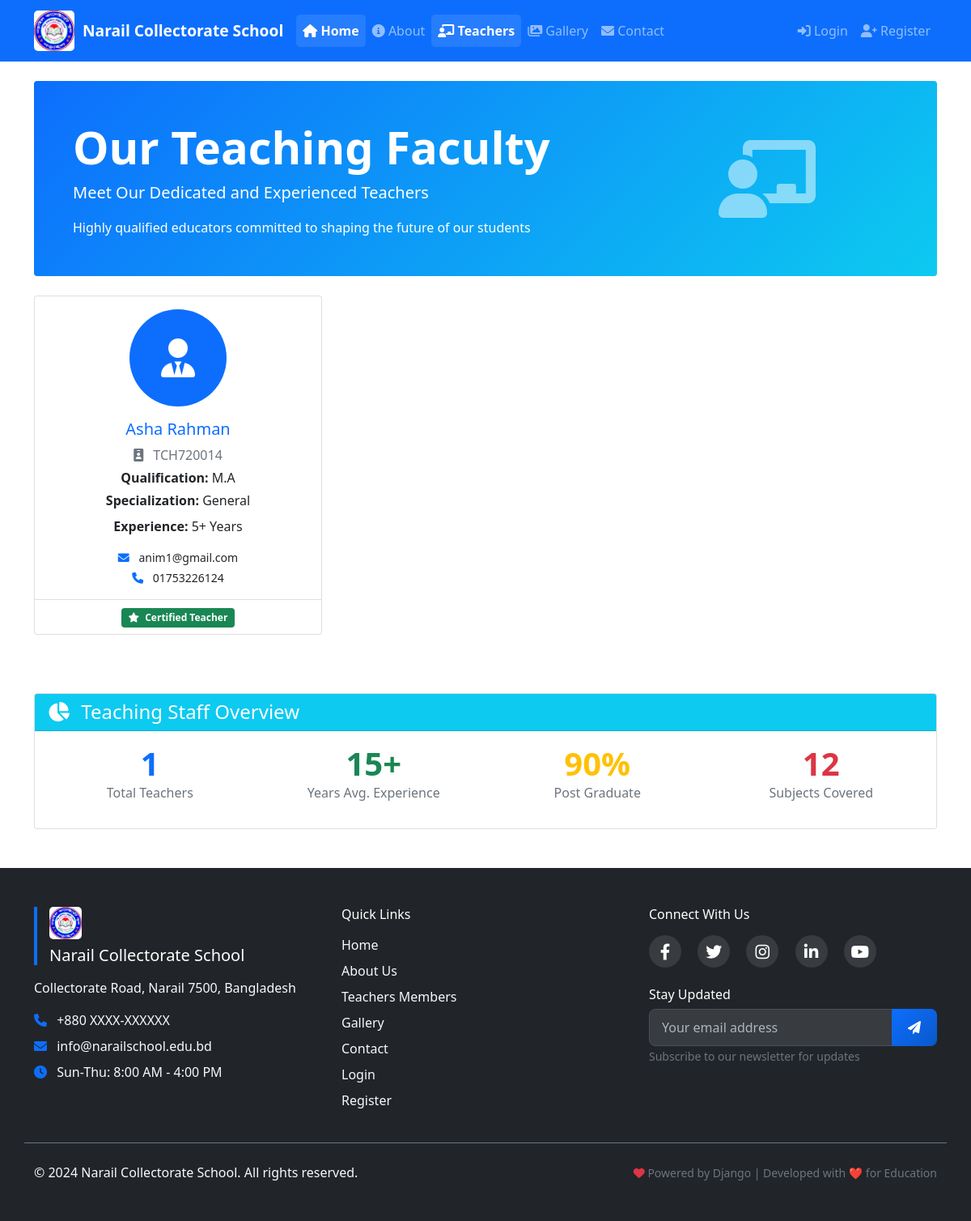
Page /school/teachers-members/ on the committed database.
### school/models.py (models this page shows, shortened)
class Teacher(models.Model):
    user = models.OneToOneField(User, on_delete=models.CASCADE)
    teacher_id = models.CharField(max_length=20, unique=True)
    date_of_birth = models.DateField(null=True, blank=True)
    gender = models.CharField(max_length=10, choices=(('Male', 'Male'), ('Female', 'Female')), default='Male')
    qualification = models.CharField(max_length=100, blank=True)
    specialization = models.CharField(max_length=100, blank=True)
    joining_date = models.DateField()  # This will store the selected joining date
    salary = models.DecimalField(max_digits=10, decimal_places=2, default=0.00)
    division = models.CharField(max_length=50, blank=True)
    district = models.CharField(max_length=50, blank=True)
    thana = models.CharField(max_length=50, blank=True)
    postal_code = models.CharField(max_length=10, blank=True)
    area_village = models.CharField(max_length=100, blank=True)
    house_details = models.CharField(max_length=200, blank=True)

### accounts/models.py (models this page shows, shortened)
class User(AbstractUser):
    USER_TYPE_CHOICES = (
        ('admin', 'Admin'),
        ('teacher', 'Teacher'),
        ('student', 'Student'),
        ('parent', 'Parent'),
    )
    user_type = models.CharField(max_length=10, choices=USER_TYPE_CHOICES, default='student')
    phone = models.CharField(max_length=15, blank=True)
    address = models.TextField(blank=True)
    profile_picture = models.ImageField(upload_to='profile_pics/', blank=True)

### school/views.py (the view)
# urls.py: path('teachers-members/', views.teachers_members, name='teachers_members'),
def teachers_members(request):
    teachers = Teacher.objects.all().select_related('user')
    context = {
        'teachers': teachers,
        'school_info': SchoolInfo.objects.first(),
    }
    return render(request, 'school/teachers_members.html', context)

### school/context_processors.py (called while the page is built)
def school_info(request):
    try:
        school = SchoolInfo.objects.first()
    except SchoolInfo.DoesNotExist:
        school = None
    return {'school_info': school}

### templates/school/teachers_members.html (shortened to what this page needs)
{% extends 'base.html' %}
{% block content %}
<div class="row mb-4">
    <div class="col-12">
        <div class="hero-section bg-primary text-white rounded p-5">
            <div class="row align-items-center">
                <div class="col-md-8">
                    <h1 class="display-4 fw-bold">Our Teaching Faculty</h1>
                    <p class="lead">Meet Our Dedicated and Experienced Teachers</p>
                    <p class="mb-0">Highly qualified educators committed to shaping the future of our students</p>
                </div>
                <div class="col-md-4 text-center">
                    <i class="fas fa-chalkboard-teacher fa-6x text-white-50"></i>
                </div>
            </div>
        </div>
    </div>
</div>
<div class="row">
    {% for teacher in teachers %}
    <div class="col-lg-4 col-md-6 mb-4">
        <div class="card teacher-card h-100">
            <div class="card-body text-center">
                <div class="teacher-photo mb-3">
                    {% if teacher.user.profile_picture %}
                        <img src="{{ teacher.user.profile_picture.url }}" alt="{{ teacher.user.get_full_name }}"
                             class="img-fluid rounded-circle" style="width: 120px; height: 120px; object-fit: cover;">
                    {% else %}
                        <div class="bg-primary text-white rounded-circle mx-auto d-flex align-items-center justify-content-center"
                             style="width: 120px; height: 120px;">
                            <i class="fas fa-user-tie fa-3x"></i>
                        </div>
                    {% endif %}
                </div>
                <h5 class="card-title text-primary">{{ teacher.user.get_full_name }}</h5>
                <p class="card-text text-muted mb-1">
                    <i class="fas fa-id-badge me-2"></i>
                    {{ teacher.teacher_id }}
                </p>
                {% if teacher.qualification %}
                <p class="card-text mb-1">
                    <strong>Qualification:</strong> {{ teacher.qualification }}
                </p>
                {% endif %}
                {% if teacher.specialization %}
                <p class="card-text mb-2">
                    <strong>Specialization:</strong> {{ teacher.specialization }}
                </p>
                {% endif %}
                <p class="card-text mb-2">
                    <strong>Experience:</strong> 5+ Years
                </p>
                <div class="teacher-contact mt-3">
                    {% if teacher.user.email %}
                    <p class="mb-1 small">
                        <i class="fas fa-envelope text-primary me-2"></i>
                        {{ teacher.user.email }}
                    </p>
                    {% endif %}
                    {% if teacher.user.phone %}
                    <p class="mb-0 small">
                        <i class="fas fa-phone text-primary me-2"></i>
                        {{ teacher.user.phone }}
                    </p>
                    {% endif %}
                </div>
            </div>
            <div class="card-footer bg-transparent text-center">
                <span class="badge bg-success">
                    <i class="fas fa-star me-1"></i>
                    Certified Teacher
                </span>
            </div>
        </div>
    </div>
    {% endfor %}
</div>
<div class="row mt-5">
    <div class="col-12">
        <div class="card">
            <div class="card-header bg-info text-white">
                <h4 class="mb-0"><i class="fas fa-chart-pie me-2"></i> Teaching Staff Overview</h4>
            </div>
            <div class="card-body">
                <div class="row text-center">
                    <div class="col-md-3 mb-3">
                        <div class="stat-card">
                            <div class="stat-number display-6 text-primary fw-bold">{{ teachers|length }}</div>
                            <div class="stat-label text-muted">Total Teachers</div>
                        </div>
                    </div>
                    <div class="col-md-3 mb-3">
                        <div class="stat-card">
                            <div class="stat-number display-6 text-success fw-bold">15+</div>
                            <div class="stat-label text-muted">Years Avg. Experience</div>
                        </div>
                    </div>
                    <div class="col-md-3 mb-3">
                        <div class="stat-card">
                            <div class="stat-number display-6 text-warning fw-bold">90%</div>
                            <div class="stat-label text-muted">Post Graduate</div>
                        </div>
                    </div>
                    <div class="col-md-3 mb-3">
                        <div class="stat-card">
                            <div class="stat-number display-6 text-danger fw-bold">12</div>
                            <div class="stat-label text-muted">Subjects Covered</div>
                        </div>
                    </div>
                </div>
            </div>
        </div>
    </div>
</div>
{% endblock %}

### static/css/style.css (style rules this page uses)
.hero-section { background: linear-gradient(135deg, #0d6efd 0%, #0dcaf0 100%); border-radius: 15px; }
.badge { font-size: 0.75em; padding: 0.5em 0.75em; }
.card { transition: all 0.3s ease; }
.teacher-contact { transition: background-color 0.3s ease; }

### templates/base.html (style rules this page uses)
body { display: flex; flex-direction: column; min-height: 100vh; font-family: 'Segoe UI', Tahoma, Geneva, Verdana, sans-serif; }
* { transition: color 0.15s ease-in-out, background-color 0.15s ease-in-out, border-color 0.15s ease-in-out; }
.card { transition: transform 0.2s ease-in-out, box-shadow 0.2s ease-in-out; }

### rows in the picture
Teacher: user.get_full_name "Asha Rahman", teacher_id "TCH720014", qualification "M.A", specialization "General", user.email "anim1@gmail.com", user.phone "01753226124"

### other values in the picture
{{ teachers|length }} "1"
